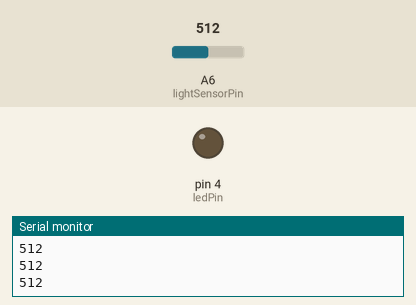
A sketch run on a simulated Arduino Nano, built with avr-gcc and run on an emulated ATmega328P. Shown: output pins drawn as LEDs (lit = HIGH), the last lines printed to the serial monitor. The test bench sets the inputs (shaded band); at power-on: A6 (lightSensorPin) = 512.

Above: at 1.2 s.
1.3 s: A6 (lightSensorPin) set to 218
2.8 s: A6 (lightSensorPin) set to 181
At 4.0 s:
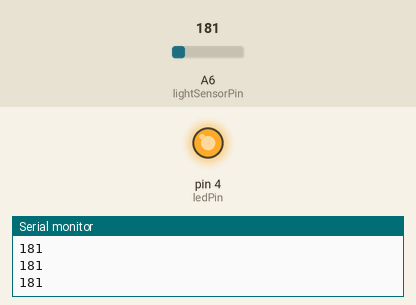
4.3 s: A6 (lightSensorPin) set to 210
At 5.4 s:
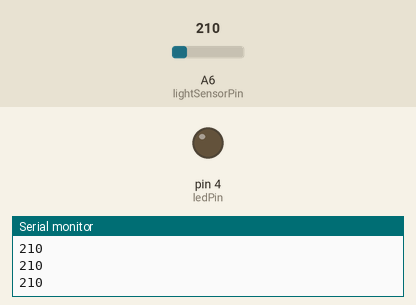
5.9 s: A6 (lightSensorPin) set to 190
At 6.7 s:
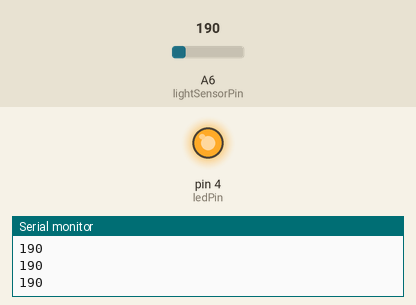
Timing chart, 0 to 8.5 s (numbered marks = the images above; inputs shaded):
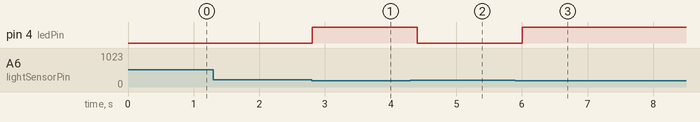

The sketch:

light_induct_led.ino
```cpp
const int lightSensorPin = A6;
const int ledPin = 4;
int sensorValue = 0;
int outputValue = 0;

void setup() {
  // put your setup code here, to run once:
  pinMode(ledPin,OUTPUT);
  pinMode(lightSensorPin,INPUT);
  Serial.begin(9600);
}

void loop() {
  // put your main code here, to run repeatedly:
  sensorValue = analogRead(lightSensorPin);
  Serial.println(sensorValue);
  if (sensorValue < 200) {
    digitalWrite(ledPin,HIGH);
  } else {
    digitalWrite(ledPin,LOW);
  }
  delay(200);
}
```

Measured:
- the behaviour switches between 200 and 199 on A6 (lightSensorPin) (found by bisection; images 0 and 1)
- after the input at 2.8 s, pin 4 (ledPin): LOW → HIGH at once
- after the input at 4.3 s, pin 4 (ledPin): HIGH → LOW after 0.11 s
- after the input at 5.9 s, pin 4 (ledPin): LOW → HIGH after 0.11 s
